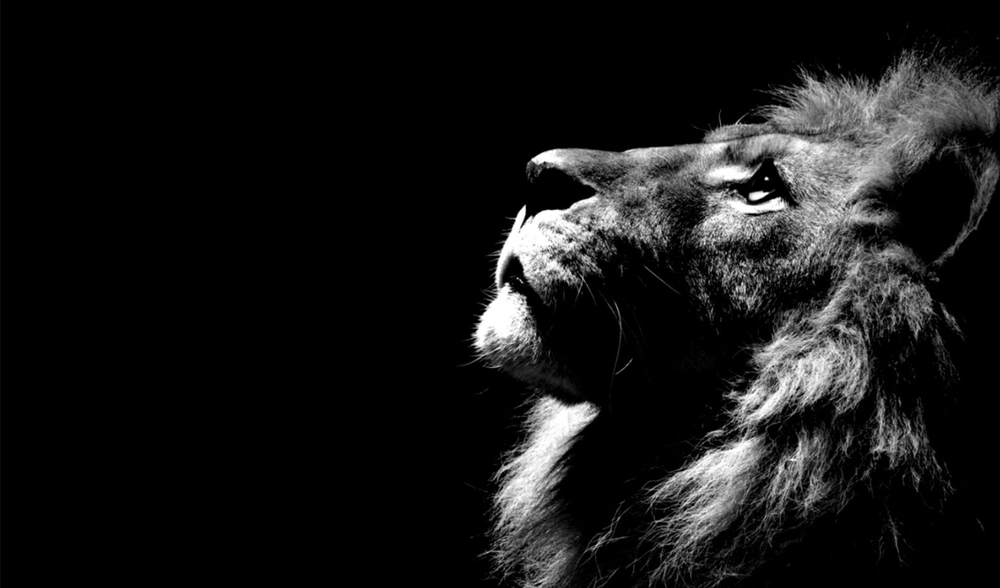
#> input picture divp/lab2/lion.wall.png, 1000 x 588 px, shrunk from 1358 x 798 before the run, found by its file name
$ python c2.py
#> lines starting #> are read from the running program, lines starting #| are printed output that depends on the picture

import cv2
import matplotlib.pyplot as plt
import os

print("========== PROGRAM STARTED ==========")

# Use the complete path to your image
image_path = r"C:\Users\admin\OneDrive\Desktop\divp\lab2\lion.wall.png"

print("Image path:", image_path)
print("File exists:", os.path.exists(image_path))

# Load image
image = cv2.imread(image_path)
#> image is the input picture: shape (588, 1000, 3); mean B, G, R 23.1, 23.1, 23.1

if image is None:
    print("ERROR: Image could not be loaded.")

else:
    print("Image loaded successfully!")
    print("Image shape:", image.shape)
#| Image shape: (588, 1000, 3)

    # Convert BGR to LAB
    lab = cv2.cvtColor(image, cv2.COLOR_BGR2LAB)
#> lab: shape (588, 1000, 3); mean of channels 0, 1, 2 24.1, 128, 128

    # Separate channels
    l, a, b = cv2.split(lab)

    # Apply CLAHE
    clahe = cv2.createCLAHE(
        clipLimit=2.0,
        tileGridSize=(8, 8)
    )

    l_clahe = clahe.apply(l)
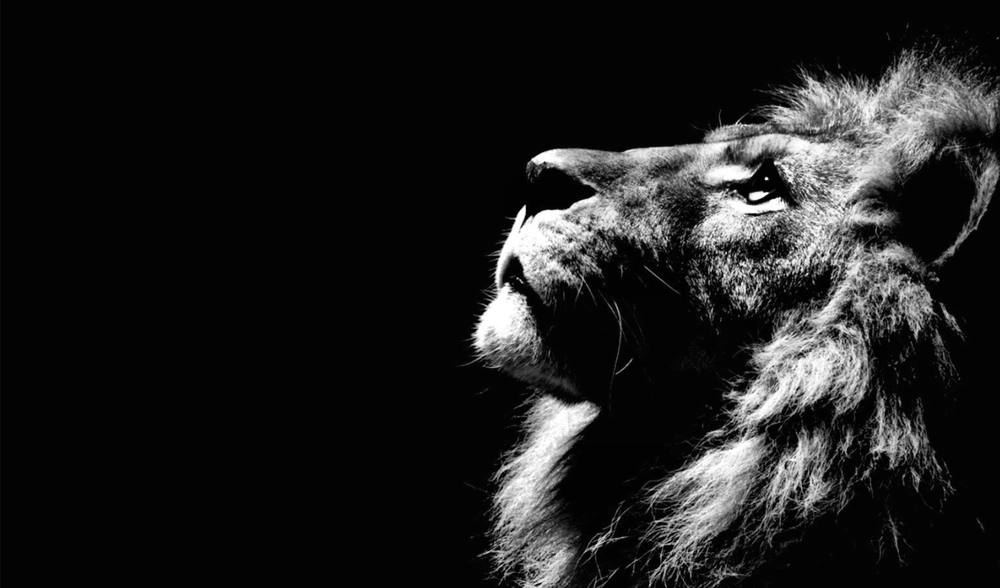
#> l_clahe: shape (588, 1000); min 2, max 255, mean 30.3

    # Merge channels
    lab_clahe = cv2.merge((l_clahe, a, b))
#> lab_clahe: shape (588, 1000, 3); mean of channels 0, 1, 2 30.3, 128, 128

    # Convert LAB to BGR
    enhanced = cv2.cvtColor(
        lab_clahe,
        cv2.COLOR_LAB2BGR
    )

    # Save enhanced image separately
    output_path = r"C:\Users\admin\OneDrive\Desktop\divp\lab2\lion_enhanced.png"

    success = cv2.imwrite(output_path, enhanced)

    print("Image saved:", success)
#| Image saved: True
    print("Output path:", output_path)

    # Display original and enhanced images
    plt.figure(figsize=(12, 5))

    plt.subplot(1, 2, 1)
    plt.imshow(cv2.cvtColor(image, cv2.COLOR_BGR2RGB))
    plt.title("Original Image")
    plt.axis("off")

    plt.subplot(1, 2, 2)
    plt.imshow(cv2.cvtColor(enhanced, cv2.COLOR_BGR2RGB))
    plt.title("CLAHE Enhanced Image")
    plt.axis("off")

    plt.tight_layout()
    plt.show()
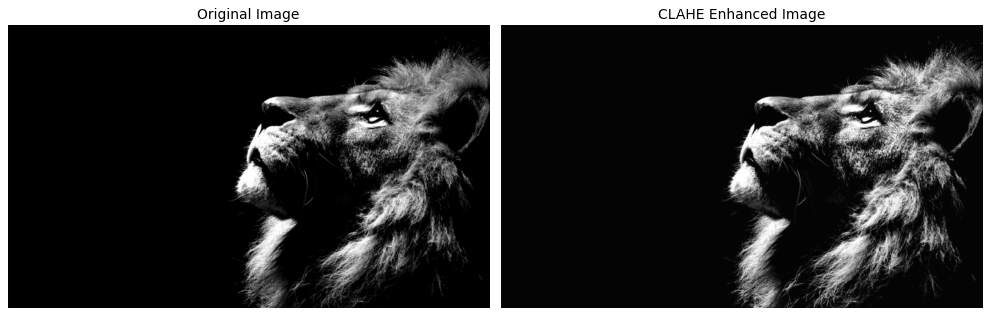
#> figure drawn by matplotlib, 2 panels

print("========== PROGRAM FINISHED ==========")
